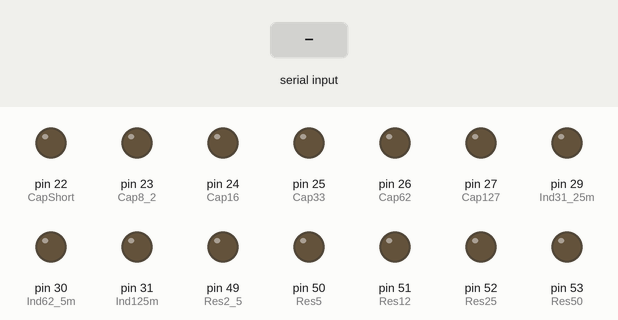
Simulated run of this sketch. Board: Arduino Mega 2560, built with avr-gcc and run on an emulated ATmega2560. On the bench: output pins drawn as LEDs (lit = HIGH). The test bench sets the inputs (shaded band).

Above: at 1.2 s.
1.3 s: "90;45;200;10\n" received over Serial
At 2.5 s:
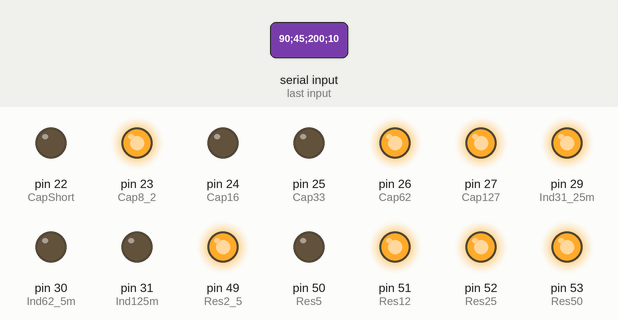
2.8 s: "90;45;200\n" received over Serial
At 3.3 s:
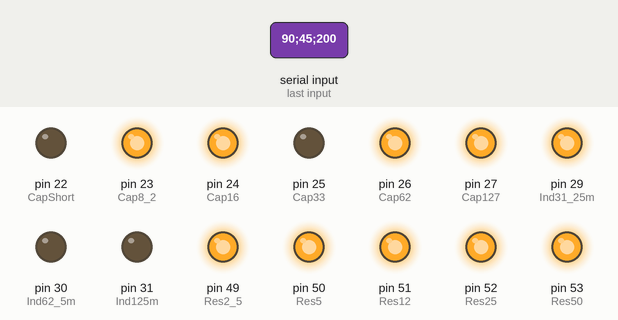
4.3 s: "30;150;10;200\n" received over Serial
At 4.7 s:
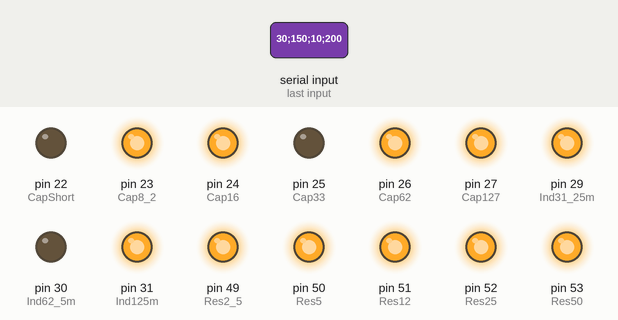
5.8 s: "90;45;200;10;150;30\n" received over Serial
At 7.2 s:
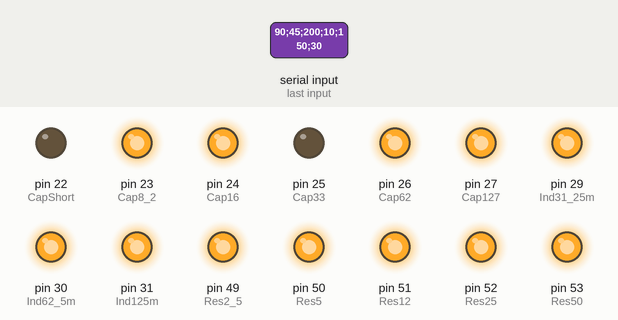
Timing chart, 0 to 8.3 s (numbered marks = the images above; inputs shaded):
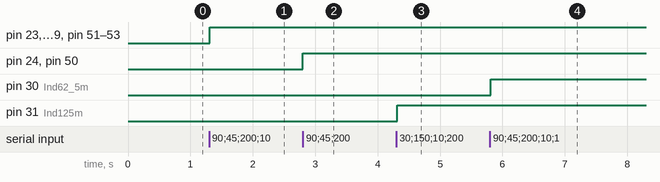

Measured:
- after the input at 1.3 s, pin 23 (Cap8_2), pin 26 (Cap62), pin 27 (Cap127), pin 29 (Ind31_25m), pin 49 (Res2_5), pin 51 (Res12), pin 52 (Res25), pin 53 (Res50): LOW → HIGH at once
- after the input at 2.8 s, pin 24 (Cap16), pin 50 (Res5): LOW → HIGH at once
- after the input at 4.3 s, pin 31 (Ind125m): LOW → HIGH at once
- after the input at 5.8 s, pin 30 (Ind62_5m): LOW → HIGH at once

The sketch:

LoadControl.ino
```cpp
/* HFAC Senior Design Team
 *
 * Variable Load (Test Stand) Microcontroller Source Code
 *
 * Description - This program controls the Arduino on the Variable Load PCB.
 * The purpose of the Ardiuno, is to listen to the Raspberry Pi on the I2C
 * communication channel to set a particular R, L, and C on the Variable
 * Load PCB.
 */

// I2C Libraries:
#include "Wire.h"

// Set true to use I2C communication. False to use USB serial
boolean const usingI2c = false;

// Pin Assignments:
int const Res2_5  = 49;
int const Res5    = 50;
int const Res12   = 51;
int const Res25   = 52;
int const Res50   = 53;
int const Res100  = 5;
int const Res250  = 36;
int const Res500  = 35;
int const Res1000 = 34;

int const CapShort = 22;
int const Cap8_2   = 23;
int const Cap16    = 24;
int const Cap33    = 25;
int const Cap62    = 26;
int const Cap127   = 27;
int const Cap256   = 28;
int const Cap510   = 43;
int const Cap1020  = 42;
int const Cap2040  = 41;
int const Cap4100  = 40;
int const Cap8200  = 39;
int const Cap16400 = 38;

int const Ind31_25m = 29;
int const Ind62_5m  = 30;
int const Ind125m   = 31;
int const Ind250m   = 32;
int const Ind500m   = 33;
int const Ind1      = 48;
int const Ind2      = 47;
int const Ind4      = 46;
int const Ind8      = 45;
int const Ind16     = 44;

// Define I2C Commands
#define SET_RES_COMMAND  "SETR"
#define SET_IND_COMMAND  "SETL"
#define SET_CAP_COMMAND  "SETC"
#define CMD_LENGTH       4
#define VAL_LENGTH       10

// Define the slave address of the Arduino (Any number is fine... We'll use 16)
#define SLAVE_ADDRESS 0x10

// Global variable to send back a response from the arduino to the RasPi
// Note that a response of 0 indicates an exact match was made. Any other value
// is the remaining inductance, capacitance, or resistance that was not acheived.
int response = 1;

void setup() {
  pinMode(Res2_5, OUTPUT);
  pinMode(Res5, OUTPUT);
  pinMode(Res12, OUTPUT);
  pinMode(Res25, OUTPUT);
  pinMode(Res50, OUTPUT);
  pinMode(Res250, OUTPUT);
  pinMode(Res500, OUTPUT);
  pinMode(Res1000, OUTPUT);
  pinMode(CapShort, OUTPUT);
  pinMode(Cap8_2, OUTPUT);
  pinMode(Cap16, OUTPUT);
  pinMode(Cap33, OUTPUT);
  pinMode(Cap62, OUTPUT);
  pinMode(Cap127, OUTPUT);
  pinMode(Cap256, OUTPUT);
  pinMode(Cap510, OUTPUT);
  pinMode(Cap1020, OUTPUT);
  pinMode(Cap2040, OUTPUT);
  pinMode(Cap4100, OUTPUT);
  pinMode(Cap8200, OUTPUT);
  pinMode(Cap16400, OUTPUT);
  pinMode(Ind31_25m, OUTPUT);
  pinMode(Ind62_5m, OUTPUT);
  pinMode(Ind125m, OUTPUT);
  pinMode(Ind250m, OUTPUT);
  pinMode(Ind500m, OUTPUT);
  pinMode(Ind1, OUTPUT);
  pinMode(Ind2, OUTPUT);
  pinMode(Ind4, OUTPUT);
  pinMode(Ind8, OUTPUT);
  pinMode(Ind16, OUTPUT);

  if (usingI2c) {
    // Initialize I2C as slave
    Wire.begin(SLAVE_ADDRESS);

    // Define callbacks for I2C communication
    Wire.onReceive(receiveData);
    Wire.onRequest(sendData);
  } // end if using I2C
  else {
    Serial.begin(9600);
  } // end if using USB

} // end setup

void loop() {
  int rToSet;
  int lToSet;
  int cToSet;

  if(!usingI2c) {
    while(Serial.available() > 0) {
      rToSet = Serial.parseInt();
      lToSet = Serial.parseInt();
      cToSet = Serial.parseInt();

      if (Serial.read() == ';') {
        set_r(rToSet);
        set_l(lToSet);
        set_c(cToSet);
      } // close if end of transmission
    } // close serial read loop
  } // close USB communciation procedure if
}

// callback for received data
void receiveData(int byteCount)
{
  // The command tupple contains both the operation to be taken and the value (operand) to set
  char commandTupple[CMD_LENGTH + VAL_LENGTH];
  char commandValue[CMD_LENGTH];
  char commandOperation[VAL_LENGTH];

  int bytesAvailable = Wire.available();

  // Commands not meant for this Arduino:
  if (bytesAvailable < CMD_LENGTH)
    return;

  for(int i = 0; i < CMD_LENGTH; i++) {
    commandOperation[i] = (char)Wire.read();
  }

  if ( strncmp(commandOperation,SET_RES_COMMAND, CMD_LENGTH) == 0 ) {
    int i = 0;
    while(Wire.available()) {
      commandValue[i++] = (char)Wire.read();
    }

    set_r( atoi(commandValue) );
  }

  if ( strncmp(commandOperation,SET_IND_COMMAND, CMD_LENGTH) == 0 ) {
    int i = 0;
    while(Wire.available()) {
      commandValue[i++] = (char)Wire.read();
    }

    set_l( atoi(commandValue) );
  }

  if ( strncmp(commandOperation,SET_CAP_COMMAND, CMD_LENGTH) == 0 ) {
    int i = 0;
    while(Wire.available()) {
      commandValue[i++] = (char)Wire.read();
    }

    set_c( atoi(commandValue) );
  }
}

// callback for sending data
void sendData()
{
  Wire.write(response);
  response = 0;
}

/* This function sets the resistive network to the closest possible
 * value given. Possible values that the network can achieve are discrete.
 * Decimal values should be rouneded down. Values represents Ohms.
 */
void set_r(int rToSet) {

  int resRemaining = rToSet;

  if (resRemaining >= 1000) {
    digitalWrite(Res1000, HIGH);
    resRemaining -= 1000;
  }

  if (resRemaining >= 500) {
    digitalWrite(Res500, HIGH);
    resRemaining -= 500;
  }

  if (resRemaining >= 250) {
    digitalWrite(Res250, HIGH);
    resRemaining -= 250;
  }

  if (resRemaining >= 100) {
    digitalWrite(Res100, HIGH);
    resRemaining -= 100;
  }

  if (resRemaining >= 50) {
    digitalWrite(Res50, HIGH);
    resRemaining -= 50;
  }

  if (resRemaining >= 25) {
    digitalWrite(Res25, HIGH);
    resRemaining -= 25;
  }

  if (resRemaining >= 12) {
    digitalWrite(Res12, HIGH);
    resRemaining -= 12;
  }

  if (resRemaining >= 5) {
    digitalWrite(Res5, HIGH);
    resRemaining -= 5;
  }

  if (resRemaining >= 2) {
    digitalWrite(Res2_5, HIGH);
    resRemaining -= 2;
  }

  // Report the remaining resistance if an exact match was not made
  response = resRemaining;

} // end SetR

/* This function sets the inductive network to the closest possible
 * value given. Possible values that the network can achieve are discrete.
 * Decimal values should be rouneded down. Values represents mH.
 */
void set_l(int lToSet) {
  int indRemaining = lToSet;

  if (indRemaining >= 8000) {
    digitalWrite(Ind8, HIGH);
    indRemaining -= 8000;
  }


  if (indRemaining >= 4000) {
    digitalWrite(Ind4, HIGH);
    indRemaining -= 4000;
  }

  if (indRemaining >= 2000) {
    digitalWrite(Ind2, HIGH);
    indRemaining -= 2000;
  }

  if (indRemaining >= 1000) {
    digitalWrite(Ind1, HIGH);
    indRemaining -= 1000;
  }

  if (indRemaining >= 500) {
    digitalWrite(Ind500m, HIGH);
    indRemaining -= 500;
  }

  if (indRemaining >= 250) {
    digitalWrite(Ind250m, HIGH);
    indRemaining -= 250;
  }

  if (indRemaining >= 125) {
    digitalWrite(Ind125m, HIGH);
    indRemaining -= 125;
  }

  if (indRemaining >= 62) {
    digitalWrite(Ind62_5m, HIGH);
    indRemaining -= 62;
  }

  if (indRemaining >= 31) {
    digitalWrite(Ind31_25m, HIGH);
    indRemaining -= 31;
  }

  // Report remaining inductance if an exact match was not made
  response = indRemaining;

} // end SetL


/* This function sets the capacitive network to the closest possible
 * value given. Possible values that the network can achieve are discrete.
 * Decimal values should be rouneded down. Values represents Farads.
 */
void set_c(int cToSet) {

  int capRemaining = cToSet;

  if (capRemaining >= 16400) {
    digitalWrite(Cap16400, HIGH);
    capRemaining -= 16400;
  }

  if (capRemaining >= 8200) {
    digitalWrite(Cap8200, HIGH);
    capRemaining -= 8200;
  }

  if (capRemaining >= 4100) {
    digitalWrite(Cap4100, HIGH);
    capRemaining -= 4100;
  }

  if (capRemaining >= 2040) {
    digitalWrite(Cap2040, HIGH);
    capRemaining -= 2040;
  }

  if (capRemaining >= 1000) {
    digitalWrite(Cap1020, HIGH);
    capRemaining -= 1000;
  }

  if (capRemaining >= 510) {
    digitalWrite(Cap510, HIGH);
    capRemaining -= 510;
  }

  if (capRemaining >= 256) {
    digitalWrite(Cap256, HIGH);
    capRemaining -= 256;
  }

  if (capRemaining >= 127) {
    digitalWrite(Cap127, HIGH);
    capRemaining -= 127;
  }

  if (capRemaining >= 62) {
    digitalWrite(Cap62, HIGH);
    capRemaining -= 62;
  }

  if (capRemaining >= 33) {
    digitalWrite(Cap33, HIGH);
    capRemaining -= 33;
  }

  if (capRemaining >= 16) {
    digitalWrite(Cap16, HIGH);
    capRemaining -= 16;
  }

  if (capRemaining >= 8) {
    digitalWrite(Cap8_2, HIGH);
    capRemaining -= 8;
  }

   // Report remaining capacitance if an exact match was not made
  response = capRemaining;

} // end SetC
```
